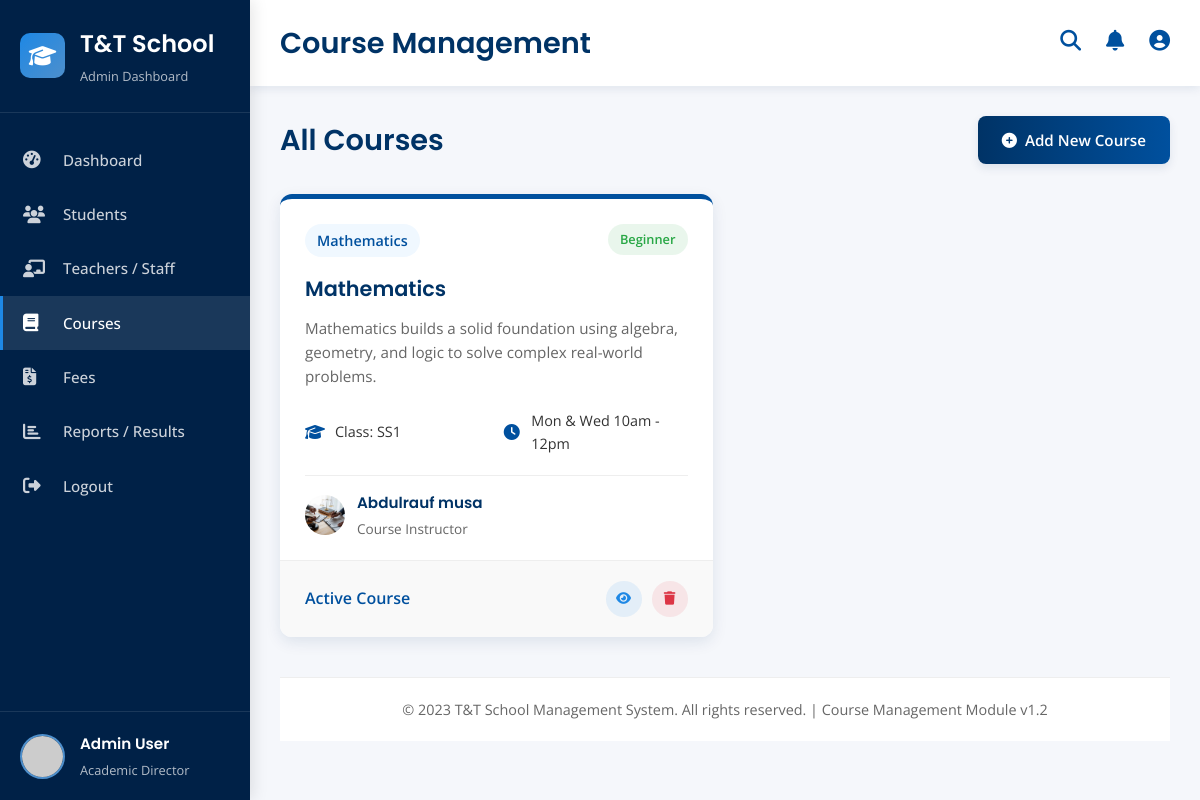
Page /Admin/manage_courses.php (signed in) on the earlier database version.
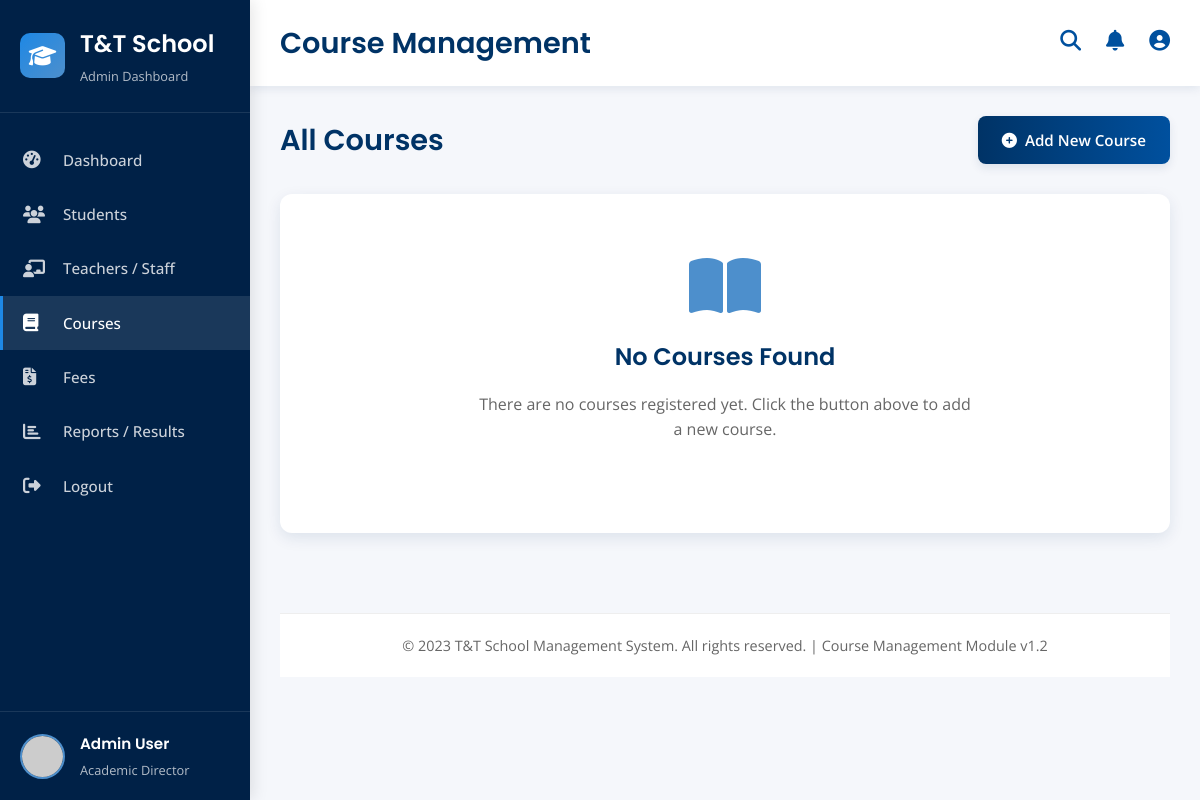
Same page on the later database version.
### tables this page shows
CREATE TABLE IF NOT EXISTS `courses` (
  `course_id` int(11) NOT NULL AUTO_INCREMENT,
  `course_name` varchar(100) NOT NULL,
  `description` text DEFAULT NULL,
  `level` varchar(20) DEFAULT 'beginner',
  `class_name` varchar(10) DEFAULT NULL,
  `instructor_id` int(11) DEFAULT NULL,
  `schedule` varchar(100) DEFAULT NULL,
  `created_at` timestamp NOT NULL DEFAULT current_timestamp(),
  PRIMARY KEY (`course_id`),
  KEY `instructor_id` (`instructor_id`)
);

CREATE TABLE IF NOT EXISTS `staff` (
  `staff_id` int(11) NOT NULL AUTO_INCREMENT,
  `full_name` varchar(100) NOT NULL,
  `email` varchar(100) NOT NULL,
  `password` varchar(255) NOT NULL,
  `qualification` varchar(100) DEFAULT NULL,
  `subject` varchar(100) DEFAULT NULL,
  `position` varchar(50) DEFAULT NULL,
  `phone` varchar(20) DEFAULT NULL,
  `image` varchar(255) DEFAULT NULL,
  `created_at` timestamp NOT NULL DEFAULT current_timestamp(),
  PRIMARY KEY (`staff_id`),
  UNIQUE KEY `email` (`email`)
);

### Admin/manage_courses.php (the view, shortened to what this page needs)
<?php
require_once '../include/config.php';
$courses = [];
try {
    $stmt = $pdo->query("SELECT c.*, s.full_name as instructor_name, s.image as instructor_image FROM courses c LEFT JOIN staff s ON c.instructor_id = s.staff_id ORDER BY c.created_at DESC");
    $courses = $stmt->fetchAll();
} catch (PDOException $e) {
    $error_message = "Error fetching courses: " . $e->getMessage();
}
?>
<!DOCTYPE html>
<html lang="en">
<head>
    <link rel="stylesheet" href="https://cdnjs.cloudflare.com/ajax/libs/font-awesome/6.4.0/css/all.min.css">
</head>
<body>
    <div class="container">
        <?php include '../include/admin_sidebar.php'; ?>
        <div class="main-content" id="mainContent">
            <div class="top-header">
                <div class="header-left">
                    <div class="page-title">
                        <h1>Course Management</h1>
                    </div>
                </div>
                <div class="header-right">
                    <div class="header-action">
                        <i class="fas fa-search"></i>
                    </div>
                    <div class="header-action">
                        <i class="fas fa-bell"></i>
                    </div>
                    <div class="header-action">
                        <i class="fas fa-user-circle"></i>
                    </div>
                </div>
            </div>
            <div class="dashboard-content">
                <div class="course-header">
                    <h2>All Courses</h2>
                    <div class="course-actions">
                        <a href="add_new_courses.php" class="btn btn-primary">
                            <i class="fas fa-plus-circle"></i> Add New Course
                        </a>
                    </div>
                </div>
                <div class="courses-grid" id="coursesGrid">
                    <?php if (empty($courses)): ?>
                        <div class="empty-state" id="emptyState" style="grid-column: 1 / -1;">
                            <i class="fas fa-book-open"></i>
                            <h3>No Courses Found</h3>
                            <p>There are no courses registered yet. Click the button above to add a new course.</p>
                        </div>
                    <?php else: ?>
                        <?php foreach ($courses as $course): ?>
                            <div class="course-card">
                                <div class="course-card-header">
                                    <div class="course-code"><?php echo htmlspecialchars($course['course_name']); ?></div>
                                    <div class="course-status status-active"><?php echo ucfirst(htmlspecialchars($course['level'])); ?></div>
                                </div>
                                <div class="course-card-body">
                                    <h3 class="course-title"><?php echo htmlspecialchars($course['course_name']); ?></h3>
                                    <p class="course-description"><?php echo htmlspecialchars($course['description']); ?></p>
                                    <div class="course-details">
                                        <div class="detail-item">
                                            <i class="fas fa-graduation-cap"></i>
                                            <span>Class: <?php echo htmlspecialchars($course['class_name']); ?></span>
                                        </div>
                                        <div class="detail-item">
                                            <i class="fas fa-clock"></i>
                                            <span><?php echo htmlspecialchars($course['schedule']); ?></span>
                                        </div>
                                    </div>
                                    <div class="course-instructor">
                                        <div class="instructor-avatar">
                                            <?php if (!empty($course['instructor_image'])): ?>
                                                <img src="../assets/images/staff/<?php echo $course['instructor_image']; ?>" alt="Instructor">
                                            <?php else: ?>
                                                <img src="https://ui-avatars.com/api/?name=<?php echo urlencode($course['instructor_name']); ?>&background=random" alt="Instructor">
                                            <?php endif; ?>
                                        </div>
                                        <div class="instructor-info">
                                            <h5><?php echo htmlspecialchars($course['instructor_name'] ?? 'Not Assigned'); ?></h5>
                                            <p>Course Instructor</p>
                                        </div>
                                    </div>
                                </div>
                                <div class="course-card-footer">
                                    <div class="course-enrollment">Active Course</div>
                                    <div class="course-actions-btns">
                                        <button class="action-btn view" onclick="openEditModal(<?php echo htmlspecialchars(json_encode($course)); ?>)">
                                            <i class="fas fa-eye"></i>
                                        </button>
                                        <form method="POST" style="display:inline;" onsubmit="return confirm('Are you sure you want to delete this course?');">
                                            <button type="submit" class="action-btn delete">
                                                <i class="fas fa-trash"></i>
                                            </button>
                                        </form>
                                    </div>
                                </div>
                            </div>
                        <?php endforeach; ?>
                    <?php endif; ?>
                </div>
                <div class="dashboard-footer">
                    <p>&copy; 2023 T&T School Management System. All rights reserved. | Course Management Module v1.2</p>
                </div>
            </div>
        </div>
    </div>
</body>
</html>

### include/admin_sidebar.php
<?php
$current_page = basename($_SERVER['PHP_SELF']);
?>
<div class="sidebar" id="sidebar">
    <div class="sidebar-header">
        <div class="logo-icon">
            <i class="fas fa-graduation-cap"></i>
        </div>
        <div class="logo-text">
            <h2>T&T School</h2>
            <p>Admin Dashboard</p>
        </div>
    </div>
    <div class="sidebar-menu">
        <a href="dashboard.php" class="menu-item <?php echo ($current_page == 'dashboard.php') ? 'active' : ''; ?>">
            <i class="fas fa-tachometer-alt"></i>
            <span class="menu-text">Dashboard</span>
        </a>
        <a href="manage_students.php" class="menu-item <?php echo ($current_page == 'manage_students.php') ? 'active' : ''; ?>">
            <i class="fas fa-users"></i>
            <span class="menu-text">Students</span>
        </a>
        <a href="manage_staff.php" class="menu-item <?php echo ($current_page == 'manage_staff.php') ? 'active' : ''; ?>">
            <i class="fas fa-chalkboard-teacher"></i>
            <span class="menu-text">Teachers / Staff</span>
        </a>
        <a href="manage_courses.php" class="menu-item <?php echo ($current_page == 'manage_courses.php') ? 'active' : ''; ?>">
            <i class="fas fa-book"></i>
            <span class="menu-text">Courses</span>
        </a>
        <a href="#" class="menu-item">
            <i class="fas fa-file-invoice-dollar"></i>
            <span class="menu-text">Fees</span>
        </a>
        <a href="upload_results.php" class="menu-item <?php echo ($current_page == 'upload_results.php') ? 'active' : ''; ?>">
            <i class="fas fa-chart-bar"></i>
            <span class="menu-text">Reports / Results</span>
        </a>
        <a href="../auth/logout.php" class="menu-item">
            <i class="fas fa-sign-out-alt"></i>
            <span class="menu-text">Logout</span>
        </a>
    </div>
    <div class="sidebar-footer">
        <div class="user-info">
            <div class="user-avatar">
                <img src="https://randomuser.me/api/portraits/men/32.jpg" alt="Admin">
            </div>
            <div class="user-details">
                <h4>Admin User</h4>
                <p>Academic Director</p>
            </div>
        </div>
    </div>
</div>

Differences in the rows shown:
removed courses: course_name "Mathematics", level "Beginner", description "Mathematics builds a solid foundation using algebra, geometry, and logic to solve complex real-world problems.", class_name "SS1", schedule "Mon & Wed 10am - 12pm", staff.image (picture), staff.full_name "Abdulrauf musa"
Other differences:
text now shown: "No Courses Found There are no courses registered yet. Click the button above to add a new course."
